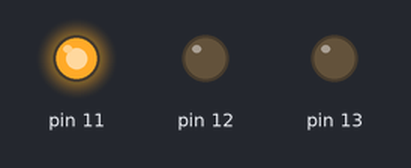
Recording of a sketch running on a simulated Arduino Uno, built with avr-gcc and run on an emulated ATmega328P. Parts: output pins drawn as LEDs (lit = HIGH).

Above: at 7.5 s.
At 17.5 s:
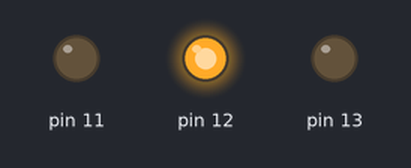
At 25.0 s:
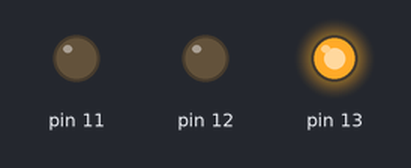
Timing chart, 0 to 39.0 s (numbered marks = the images above):
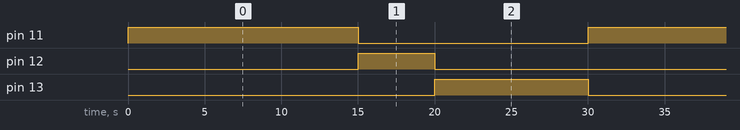

The sketch:

semaforo1.ino
```cpp
// C++ code
//
void setup()
{
  pinMode(11, OUTPUT);
  pinMode(12, OUTPUT);
  pinMode(13, OUTPUT);
}

void loop()
{
  digitalWrite(11, HIGH);
  delay(15000); // Wait for 15000 millisecond(s)
  digitalWrite(11, LOW);
  digitalWrite(12, HIGH);
  delay(5000); // Wait for 5000 millisecond(s)
  digitalWrite(12, LOW);
  digitalWrite(13, HIGH);
  delay(10000); // Wait for 10000 millisecond(s)
  digitalWrite(13, LOW);
}
```

Measured:
- by itself, pin 11: alternates HIGH for 15.0 s and LOW for 15.0 s
- by itself, pin 12: alternates HIGH for 5.0 s and LOW for 25.0 s
- by itself, pin 13: alternates HIGH for 10.0 s and LOW for 20.0 s
